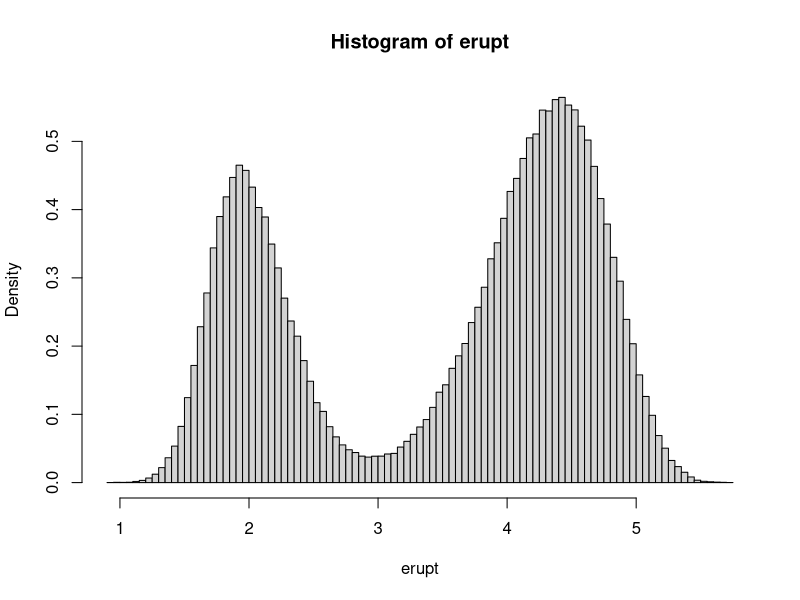
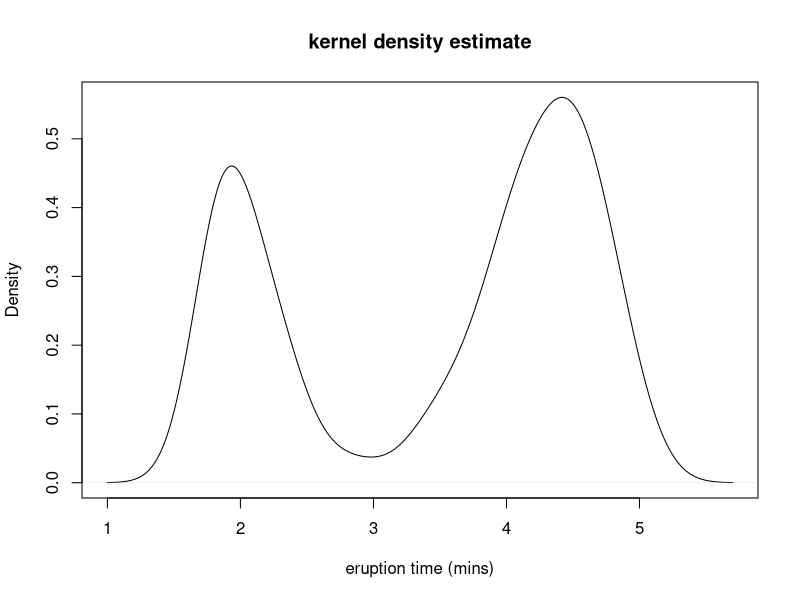

Reproduce these figures in R, in order. (Note: this script raises an error after producing the figures.)
n <- nrow(faithful);set.seed(8)
erupt <- faithful$eruption + rnorm(n*1000,sd=.2) ## simulate much bigger sample
hist(erupt,breaks=100,freq=FALSE) ## plot i
plot(density(faithful$eruptions,adjust=0.6),type="l",xlab="eruption time (mins)",
     main="kernel density estimate")

# ggplot2 version
ggplot(faithful,aes(x=eruptions,after_stat(density))) + ## data, base mappings etc
  geom_histogram(bins=20,col="green",fill="purple") + ## garish histogram
  geom_density(adjust=.5,col="red") ## added kernel density estimate